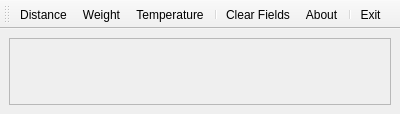
<?xml version="1.0" encoding="UTF-8"?>
<ui version="4.0">
 <class>MainWindow</class>
 <widget class="QMainWindow" name="MainWindow">
  <property name="geometry">
   <rect>
    <x>0</x>
    <y>0</y>
    <width>400</width>
    <height>114</height>
   </rect>
  </property>
  <property name="windowTitle">
   <string>Units</string>
  </property>
  <property name="windowIcon">
   <iconset resource="units.qrc">
    <normaloff>:/icons/equals.png</normaloff>:/icons/equals.png</iconset>
  </property>
  <widget class="QWidget" name="centralwidget">
   <layout class="QGridLayout" name="gridLayout">
    <item row="0" column="0">
     <widget class="QFrame" name="frame">
      <property name="frameShape">
       <enum>QFrame::StyledPanel</enum>
      </property>
      <property name="frameShadow">
       <enum>QFrame::Raised</enum>
      </property>
     </widget>
    </item>
   </layout>
  </widget>
  <widget class="QToolBar" name="toolBar">
   <property name="windowTitle">
    <string>toolBar</string>
   </property>
   <attribute name="toolBarArea">
    <enum>TopToolBarArea</enum>
   </attribute>
   <attribute name="toolBarBreak">
    <bool>false</bool>
   </attribute>
   <addaction name="actionDistance"/>
   <addaction name="actionWeight"/>
   <addaction name="actionTemperature"/>
   <addaction name="separator"/>
   <addaction name="actionClear"/>
   <addaction name="actionAbout"/>
   <addaction name="separator"/>
   <addaction name="actionExit"/>
  </widget>
  <action name="actionClear">
   <property name="icon">
    <iconset resource="units.qrc">
     <normaloff>:/icons/fallback/actions/edit-clear.png</normaloff>:/icons/fallback/actions/edit-clear.png</iconset>
   </property>
   <property name="text">
    <string>Clear Fields</string>
   </property>
   <property name="toolTip">
    <string>Clear All Fields</string>
   </property>
  </action>
  <action name="actionExit">
   <property name="icon">
    <iconset resource="units.qrc">
     <normaloff>:/icons/fallback/actions/application-exit.png</normaloff>:/icons/fallback/actions/application-exit.png</iconset>
   </property>
   <property name="text">
    <string>Exit</string>
   </property>
   <property name="toolTip">
    <string>Exit Program</string>
   </property>
   <property name="shortcut">
    <string>Alt+Q</string>
   </property>
  </action>
  <action name="actionAbout">
   <property name="icon">
    <iconset resource="units.qrc">
     <normaloff>:/icons/fallback/actions/help-about.png</normaloff>:/icons/fallback/actions/help-about.png</iconset>
   </property>
   <property name="text">
    <string>About</string>
   </property>
  </action>
  <action name="actionDistance">
   <property name="icon">
    <iconset resource="units.qrc">
     <normaloff>:/icons/fallback/actions/length-48.png</normaloff>:/icons/fallback/actions/length-48.png</iconset>
   </property>
   <property name="text">
    <string>Distance</string>
   </property>
   <property name="shortcut">
    <string>Ctrl+1</string>
   </property>
  </action>
  <action name="actionTemperature">
   <property name="icon">
    <iconset resource="units.qrc">
     <normaloff>:/icons/fallback/actions/temperature-48.png</normaloff>:/icons/fallback/actions/temperature-48.png</iconset>
   </property>
   <property name="text">
    <string>Temperature</string>
   </property>
   <property name="shortcut">
    <string>Ctrl+3</string>
   </property>
  </action>
  <action name="actionWeight">
   <property name="icon">
    <iconset resource="units.qrc">
     <normaloff>:/icons/fallback/actions/weight-48.png</normaloff>:/icons/fallback/actions/weight-48.png</iconset>
   </property>
   <property name="text">
    <string>Weight</string>
   </property>
   <property name="shortcut">
    <string>Ctrl+2</string>
   </property>
  </action>
 </widget>
 <resources>
  <include location="units.qrc"/>
 </resources>
 <connections/>
</ui>
